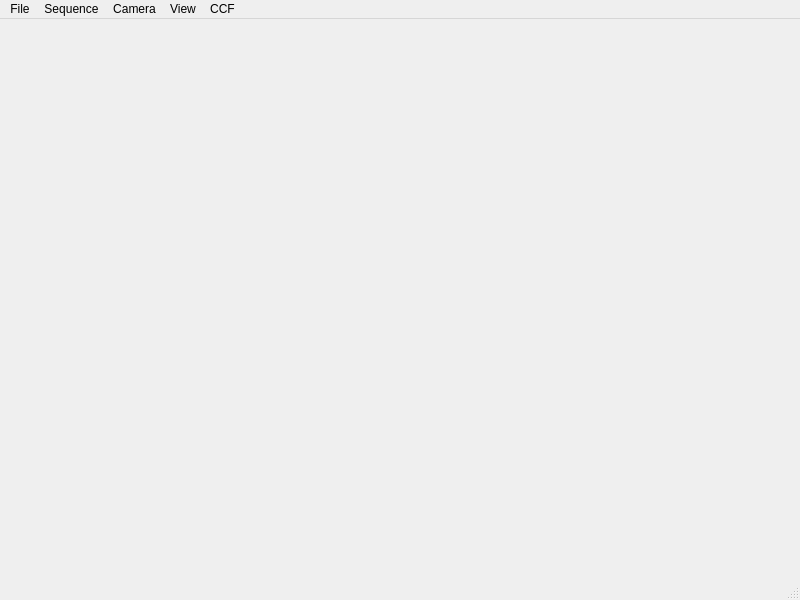
<?xml version="1.0" encoding="UTF-8"?>
<ui version="4.0">
 <class>mainWindow</class>
 <widget class="QMainWindow" name="mainWindow">
  <property name="geometry">
   <rect>
    <x>0</x>
    <y>0</y>
    <width>800</width>
    <height>600</height>
   </rect>
  </property>
  <property name="windowTitle">
   <string>Persona Boy</string>
  </property>
  <property name="windowIcon">
   <iconset>
    <normalon>:/Icons/persona.png</normalon>
   </iconset>
  </property>
  <property name="iconSize">
   <size>
    <width>256</width>
    <height>256</height>
   </size>
  </property>
  <widget class="QWidget" name="centralwidget"/>
  <widget class="QMenuBar" name="menubar">
   <property name="geometry">
    <rect>
     <x>0</x>
     <y>0</y>
     <width>800</width>
     <height>22</height>
    </rect>
   </property>
   <widget class="QMenu" name="menuFile">
    <property name="title">
     <string>File</string>
    </property>
    <addaction name="actionOpen_Image"/>
    <addaction name="separator"/>
    <addaction name="actionSave"/>
    <addaction name="actionSave_as"/>
   </widget>
   <widget class="QMenu" name="menuSequence">
    <property name="title">
     <string>Sequence</string>
    </property>
    <addaction name="actionSet_Directory"/>
    <addaction name="separator"/>
    <addaction name="action_VideoFile"/>
    <addaction name="separator"/>
    <addaction name="action123_files_in_sequence"/>
   </widget>
   <widget class="QMenu" name="menuCamera">
    <property name="title">
     <string>Camera</string>
    </property>
    <addaction name="actionSelect_camera"/>
    <addaction name="actionOpen_camera"/>
    <addaction name="separator"/>
    <addaction name="actionNetwork_camera"/>
    <addaction name="actionKinect"/>
   </widget>
   <widget class="QMenu" name="menuView">
    <property name="title">
     <string>View</string>
    </property>
    <addaction name="actionFullscreen"/>
    <addaction name="separator"/>
    <addaction name="m_actionShowControl"/>
   </widget>
   <widget class="QMenu" name="menuCCF">
    <property name="title">
     <string>CCF</string>
    </property>
    <addaction name="actionCCF_info"/>
   </widget>
   <addaction name="menuFile"/>
   <addaction name="menuSequence"/>
   <addaction name="menuCamera"/>
   <addaction name="menuView"/>
   <addaction name="menuCCF"/>
  </widget>
  <widget class="QStatusBar" name="statusBar"/>
  <action name="actionOpen_Image">
   <property name="text">
    <string>Open ...</string>
   </property>
  </action>
  <action name="actionSave">
   <property name="text">
    <string>Save</string>
   </property>
  </action>
  <action name="actionSave_as">
   <property name="text">
    <string>Save as ...</string>
   </property>
  </action>
  <action name="actionSet_Directory">
   <property name="text">
    <string>Image Directory ...</string>
   </property>
  </action>
  <action name="action_VideoFile">
   <property name="enabled">
    <bool>true</bool>
   </property>
   <property name="text">
    <string>Video File ...</string>
   </property>
  </action>
  <action name="m_actionShowControls">
   <property name="text">
    <string>show controls</string>
   </property>
  </action>
  <action name="action123_files_in_sequence">
   <property name="enabled">
    <bool>false</bool>
   </property>
   <property name="text">
    <string>0 frames in sequence</string>
   </property>
  </action>
  <action name="actionSelect_camera">
   <property name="enabled">
    <bool>false</bool>
   </property>
   <property name="text">
    <string>select camera</string>
   </property>
  </action>
  <action name="actionOpen_camera">
   <property name="text">
    <string>usb camera ...</string>
   </property>
  </action>
  <action name="actionNetwork_camera">
   <property name="text">
    <string>network camera...</string>
   </property>
  </action>
  <action name="actionFullscreen">
   <property name="text">
    <string>Fullscreen</string>
   </property>
  </action>
  <action name="m_actionShowControl">
   <property name="text">
    <string>show controls</string>
   </property>
  </action>
  <action name="actionCCF_info">
   <property name="text">
    <string>show info</string>
   </property>
  </action>
  <action name="actionKinect">
   <property name="text">
    <string>kinect</string>
   </property>
  </action>
 </widget>
 <resources>
  <include location="PersonaBoy.qrc"/>
 </resources>
 <connections/>
</ui>
